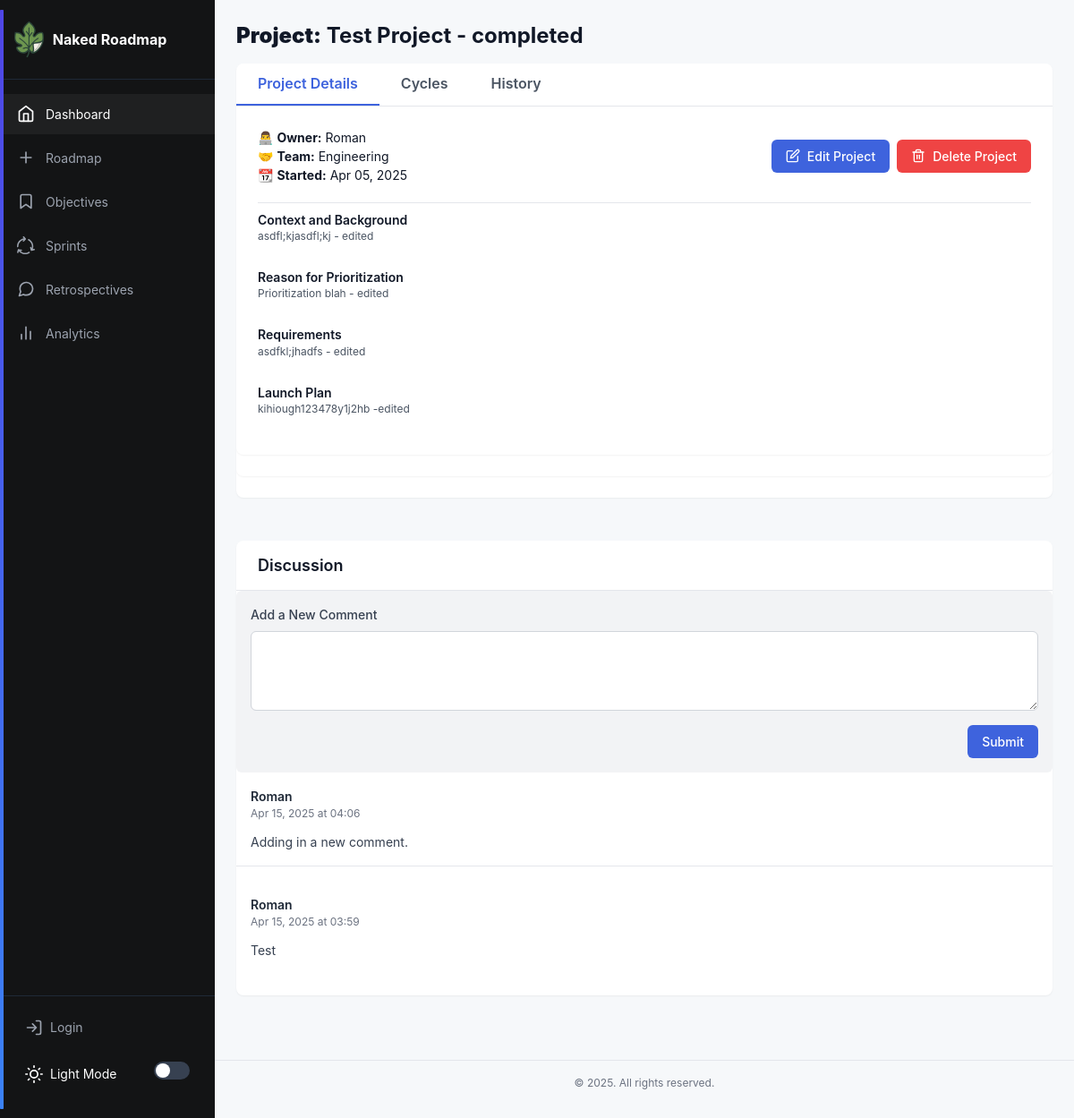
Before: /project/6 with the older database file.
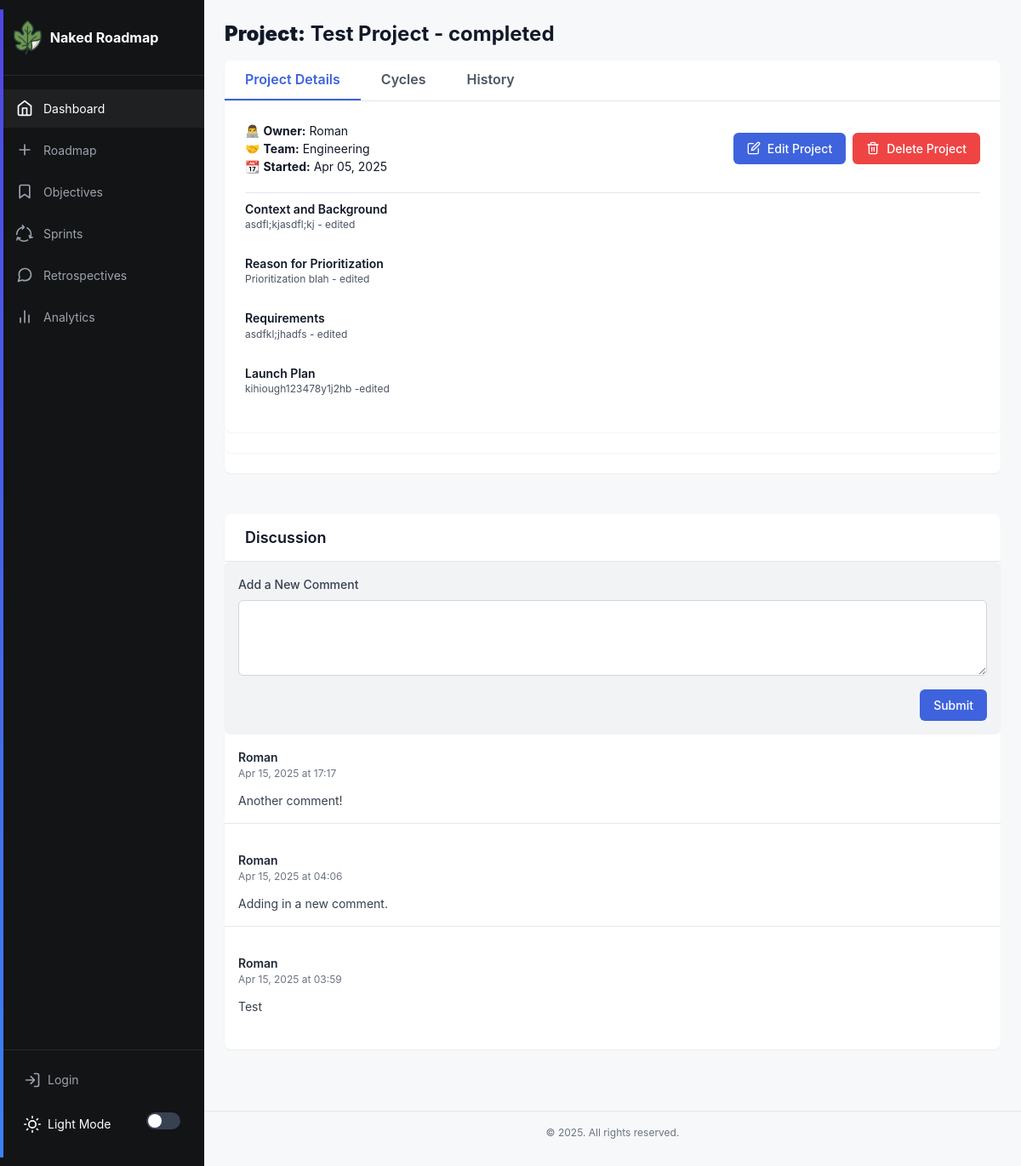
After: the same page with the newer database file.
### app/models.py (models this page shows, shortened)
class Project(db.Model):
    __tablename__ = "project"
    id: so.Mapped[int] = so.mapped_column(primary_key=True)
    name: so.Mapped[str] = so.mapped_column(sa.TEXT())
    created: so.Mapped[datetime] = so.mapped_column(index=True, default=lambda: datetime.now(timezone.utc))
    dri: so.Mapped[str] = so.mapped_column(sa.TEXT())
    team: so.Mapped[str] = so.mapped_column(sa.TEXT())
    context: so.Mapped[str] = so.mapped_column(sa.TEXT())
    why: so.Mapped[str] = so.mapped_column(sa.TEXT())
    requirements: so.Mapped[str] = so.mapped_column(sa.TEXT())
    launch: so.Mapped[str] = so.mapped_column(sa.TEXT())
    location: so.Mapped[str] = so.mapped_column(sa.TEXT(),  nullable=True, default="discussion")
    type: so.Mapped[str] = so.mapped_column(sa.TEXT(), nullable=True)

class Comment(db.Model):
    __tablename__ = 'comments'
    id = db.Column(db.Integer, primary_key=True)
    content = db.Column(db.Text, nullable=False)
    created_at = db.Column(db.DateTime, default=datetime.utcnow)
    updated_at = db.Column(db.DateTime, default=datetime.utcnow, onupdate=datetime.utcnow)
    project_id = db.Column(db.Integer, db.ForeignKey('project.id'), nullable=False)
    user_id = db.Column(db.Integer, db.ForeignKey('user.id'), nullable=False)
    project = db.relationship('Project', backref=db.backref('comments', lazy='dynamic', cascade='all, delete-orphan'))
    user = db.relationship('User', backref=db.backref('comments', lazy='dynamic'))

class User(UserMixin, db.Model):
    id: so.Mapped[int] = so.mapped_column(primary_key=True)
    username: so.Mapped[str] = so.mapped_column(sa.String(64), index=True, unique=True)
    email: so.Mapped[str] = so.mapped_column(sa.String(120), index=True, unique=True)
    password_hash: so.Mapped[Optional[str]] = so.mapped_column(sa.String(256))
    posts: so.WriteOnlyMapped['Post'] = so.relationship(back_populates='author')

### app/routes.py (the view)
@app.route('/project/<int:project_id>')
def project(project_id):
    project = Project.query.filter_by(id=project_id).first_or_404()
    comments = Comment.query.filter_by(project_id=project_id).order_by(Comment.created_at.desc()).all()
    form = CommentForm()
    return render_template('project.html', project=project, comments=comments, form=form)

### app/forms.py
class CommentForm(FlaskForm):
    content = TextAreaField('Add a New Comment', validators=[
        DataRequired(message='Comment cannot be empty'),
        Length(min=1, max=1000, message='Comment must be between 1 and 1000 characters')
    ])
    submit = SubmitField('Submit Comment')

### app/routes.py (called while the page is built)
@app.context_processor
def inject_csrf_token():
    return dict(csrf_token=generate_csrf())

### app/templates/project.html (shortened to what this page needs)
{% extends 'base.html' %}
{% block content %}
<h1><strong>Project:</strong> {{ project['name'] }}</h1>
<section class="two-column-section">
    <div class="column-wide section">
        <section class="section discussion-section">
            <section class="section tabbed-section">
                <div class="tabs">
                    <button class="tab-btn active" data-tab="details"><h4>Project Details</h4></button>
                    <button class="tab-btn" data-tab="cycles"><h4>Cycles</h4></button>
                    <button class="tab-btn" data-tab="history"><h4>History</h4></button>
                </div>
                <div class="tab-content active" id="details-tab">
                    <div class="section-header" style="padding:0px 0px 20px;">
                        <div>
                            <div class="timeline-title">👨‍💻 <strong>Owner:</strong> {{ project.dri }}<br>
                            🤝 <strong>Team:</strong> {{ project.team }} <br>
                            📆 <strong>Started:</strong> {{ project.created.strftime('%b %d, %Y') }}
                        </div>
                        </div>
                        <div class="header-actions">
                            <a href="{{ url_for('edit_project', project_id=project.id) }}" class="btn-primary">
                                Edit Project
                            </a>
                            <form action="{{ url_for('delete_project', project_id=project.id) }}" method="POST" class="inline-form">
                                <button type="submit" class="btn-danger" onclick="return confirm('Are you sure you want to delete this project? This action cannot be undone.')">
                                    Delete Project
                                </button>
                            </form>
                        </div>
                    </div>
                    <div class="project-item">
                        <div class="project-header">
                            <h5>Context and Background</h5>
                        </div>
                        <div class="project-meta">
                            {{ project.context }}
                        </div>
                    </div>
                    <div class="project-item">
                        <div class="project-header">
                            <h5>Reason for Prioritization</h5>
                        </div>
                        <div class="project-meta">
                            {{ project.why }}
                        </div>
                    </div>
                    <div class="project-item">
                        <div class="project-header">
                            <h5>Requirements</h5>
                        </div>
                        <div class="project-meta">
                            {{ project.requirements }}
                        </div>
                    </div>
                    <div class="project-item">
                        <div class="project-header">
                            <h5>Launch Plan</h5>
                        </div>
                        <div class="project-meta">
                            {{ project.launch }}
                        </div>
                    </div>
                </div>
            </section>
        </section>
    </div>
    <div class="column-narrow section">
        <div class="section-header">
            <h3>Discussion</h3>
        </div>
        <div class="discussion-container">
            <div class="comment-form-container">
                <form method="POST" action="{{ url_for('add_comment', project_id=project.id) }}">
                    <div class="form-group">
                        {{ form.content.label }}
                        {{ form.content(class="form-control", rows=3) }}
                    </div>
                    <div class="form-actions">
                        <button type="submit" class="btn-primary">Submit</button>
                    </div>
                </form>
            </div>
            <div class="comments-list">
                {% for comment in comments %}
                <div class="comment-item">
                    <div class="comment-header">
                        <div class="comment-meta">
                            <span class="comment-author">{{ comment.user.username }}</span>
                            <span class="comment-date">{{ comment.created_at.strftime('%b %d, %Y at %H:%M') }}</span>
                        </div>
                    </div>
                    <div class="comment-content">
                        {{ comment.content }}
                    </div>
                </div>
                {% else %}
                <div class="empty-state">
                    <p>No comments yet. Be the first to add a comment!</p>
                </div>
                {% endfor %}
            </div>
        </div>
    </div>
</section>
{% endblock %}

### app/templates/base.html (shortened to what this page needs)
<!doctype html>
<html lang="en" data-theme="light">
<head>
  <link rel="stylesheet" href="https://stackpath.bootstrapcdn.com/bootstrap/4.3.1/css/bootstrap.min.css">
  <link rel="stylesheet" type="text/css" href={{ url_for('static', filename='style.css')}}>
  <link href="static/fonts/Mulish/Mulish-VariableFont_wght.ttf" rel="stylesheet">
</head>
<body>
  <div class="app-container">
    <div class="sidebar">
      <div class="sidebar-header">
        <a href="{{ url_for('index')}}" class="logo">
          <img src="{{ url_for('static', filename='fig-icon.svg')}}" style="max-height:40px; margin-right:10px;">
          <span>Naked Roadmap</span>
        </a>
      </div>
      <nav class="sidebar-nav">
        <ul>
          <li>
            <a href="{{ url_for('index') }}" class="active">
              Dashboard
            </a>
          </li>
          <li>
            <a href="{{ url_for('projectspage') }}">
              <svg width="20" height="20" viewBox="0 0 24 24" fill="none" xmlns="http://www.w3.org/2000/svg">
                <path d="M12 5v14M5 12h14" stroke="currentColor" stroke-width="2" stroke-linecap="round" stroke-linejoin="round" />
              </svg>
              Roadmap
            </a>
          </li>
          <li>
            <a href="{{ url_for('createGoal') }}">
              <svg width="20" height="20" viewBox="0 0 24 24" fill="none" xmlns="http://www.w3.org/2000/svg">
                <path d="M19 21l-7-5-7 5V5a2 2 0 012-2h10a2 2 0 012 2v16z" stroke="currentColor" stroke-width="2" stroke-linecap="round" stroke-linejoin="round" />
              </svg>
              Objectives
            </a>
          </li>
          <li>
            <a href="{{ url_for('createSprint') }}">
              Sprints
            </a>
          </li>
          <li>
            <a href="#">
              Retrospectives
            </a>
          </li>
          <li>
            <a href="#">
              <svg width="20" height="20" viewBox="0 0 24 24" fill="none" xmlns="http://www.w3.org/2000/svg">
                <path d="M18 20V10M12 20V4M6 20v-6" stroke="currentColor" stroke-width="2" stroke-linecap="round" stroke-linejoin="round" />
              </svg>
              Analytics
            </a>
          </li>
        </ul>
      </nav>
      <div class="sidebar-footer">
        {% if current_user.is_anonymous %}
        <a href="{{ url_for('login') }}" class="btn-login">
          <svg width="20" height="20" viewBox="0 0 24 24" fill="none" xmlns="http://www.w3.org/2000/svg">
            <path d="M15 3h4a2 2 0 012 2v14a2 2 0 01-2 2h-4M10 17l5-5-5-5M15 12H3" stroke="currentColor" stroke-width="2" stroke-linecap="round" stroke-linejoin="round" />
          </svg>
          Login
        </a>
        <div class="theme-switch">
          <span class="theme-switch-text">Light Mode</span>
          <label class="toggle-switch">
            <span class="toggle-slider"></span>
          </label>
        </div>
        {% endif %}
      </div>
    </div>
    <div class="main-content">
      <div class="content-container">
        {% block content %}{% endblock %}
      </div>
      <footer class="app-footer">
        <p>&copy; {{ config.company_name }} 2025. All rights reserved.</p>
      </footer>
    </div>
  </div>
</body>
</html>

Changed rows visible on the page:
added Comment: user.username "Roman", created_at "Apr 15, 2025 at 17:17", content "Another comment!"
